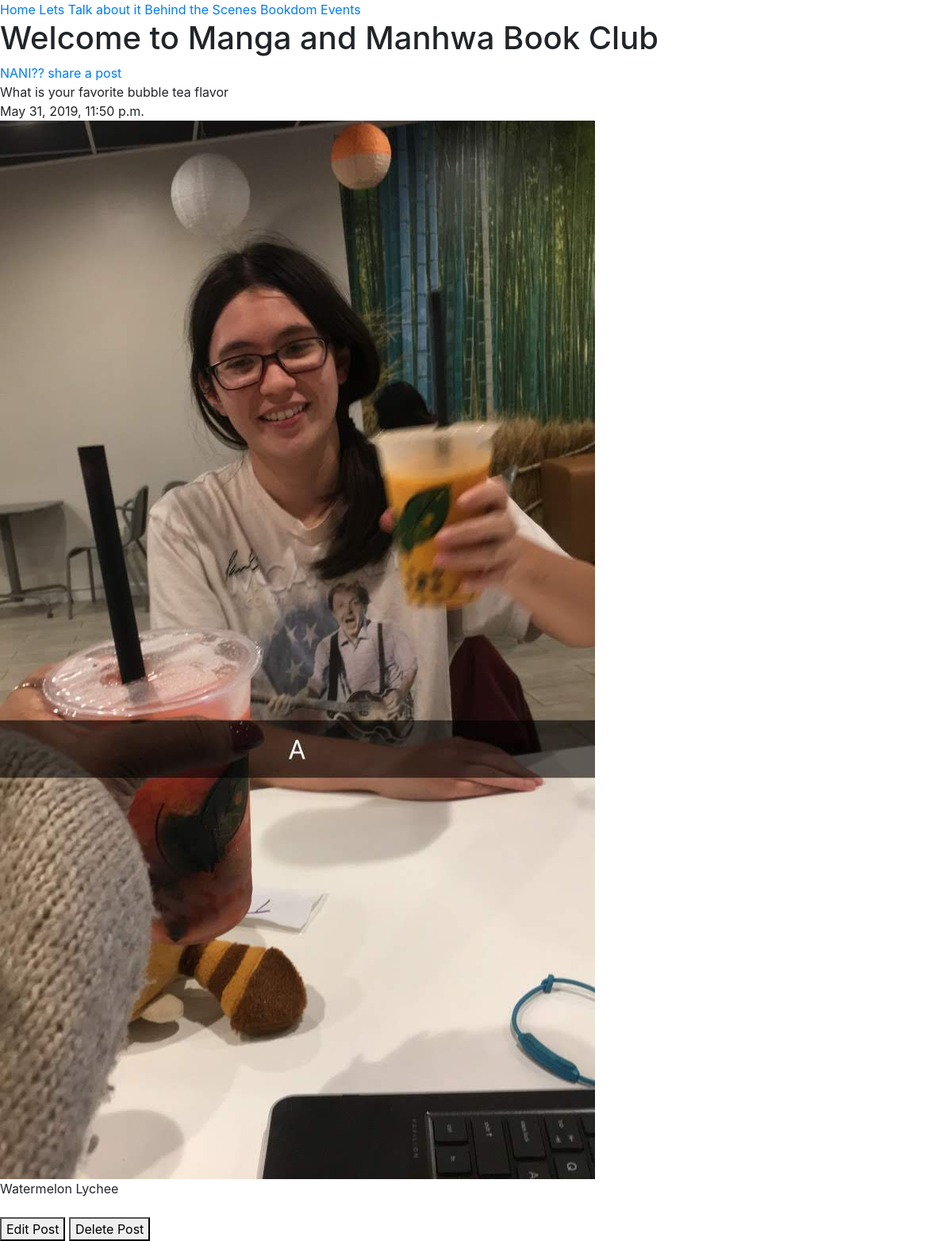
The app's page /, older data.
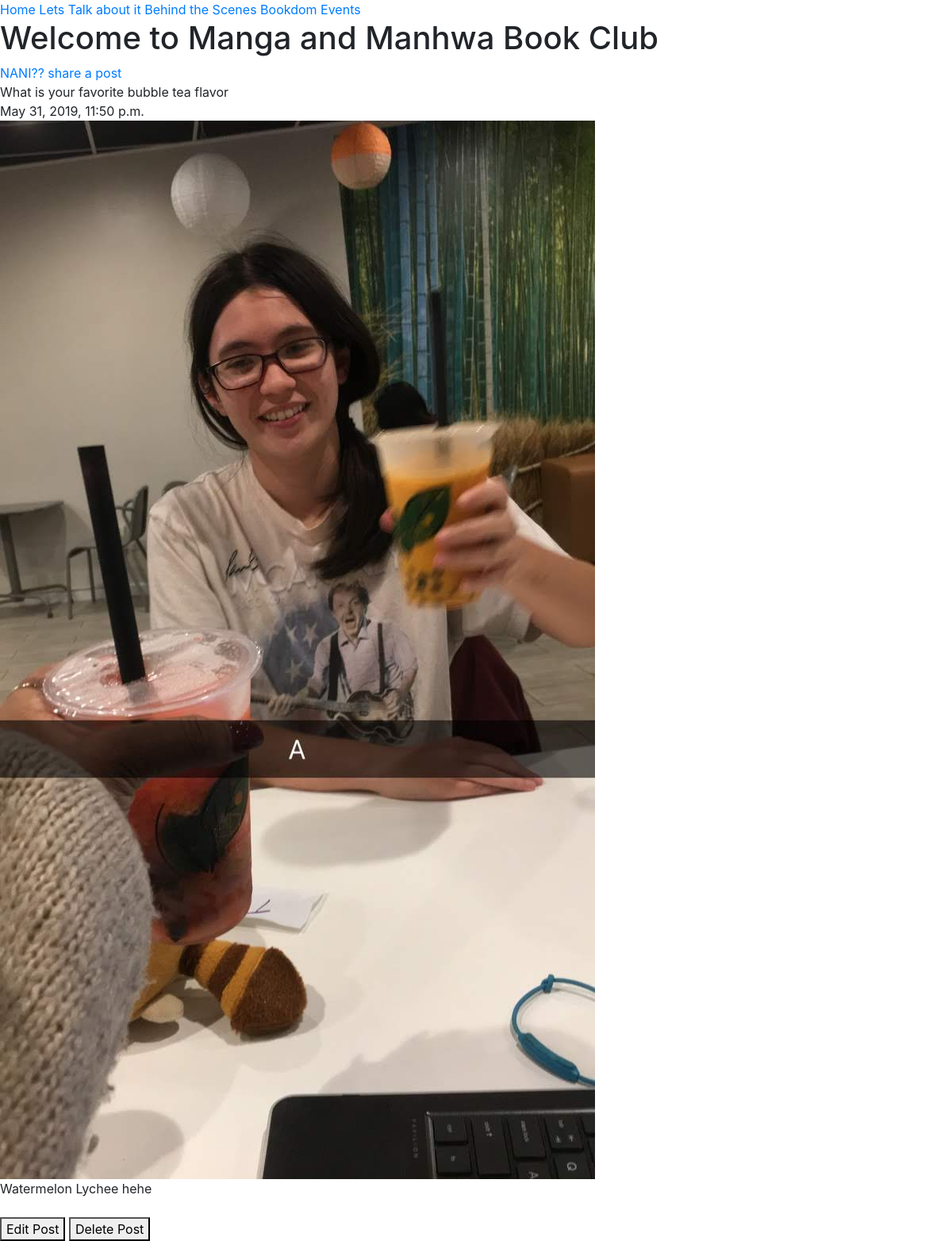
The same page, newer data.
### passionApp/models.py (models this page shows)
class NaniEntryModel(models.Model):
    topic = models.CharField(max_length=200, default="", blank=False)
    date = models.DateTimeField(default=datetime.now)
    image = models.ImageField(upload_to='images', null=True, blank=True)
    entry = models.TextField(max_length=5000, default="", blank=True)
    video = models.FileField(upload_to='videos', null=True, blank=True)
    URL_link = models.URLField(blank=True)

### passionApp/views.py (the view)
# urls.py: path('', views.index, name='index'),
def index(request):
    naniPost = NaniEntryModel.objects.all()
    context = {
        "allNani": naniPost
    }
    return render(request, "passionApp/index.html", context)

### passionApp/templates/passionApp/index.html (shortened to what this page needs)
{% extends 'passionApp/base.html' %}
{% block content %}
<div>
<h1>Welcome to Manga and Manhwa Book Club</h1>
    <a href="{% url 'addNani' %}">NANI?? share a post</a>
{% for eachNani in allNani %}
<br>
{{ eachNani.topic }}
<br>
{{ eachNani.date }}
<br>
<img src="{{ eachNani.image.url }}">
<br>
{{ eachNani.entry }}
<br>
<br>
<a href="{% url 'editNani' eachNani.id %}"><button>Edit Post</button></a>
<a href="{% url 'deleteNani' eachNani.id %}"><button>Delete Post</button></a>
{% endfor %}
</div>
{% endblock content %}

Row changes from the older to the newer data that the page shows:
changed NaniEntryModel "What is your favorite bubble tea flavor": entry "Watermelon Lychee" → "Watermelon Lychee hehe"
